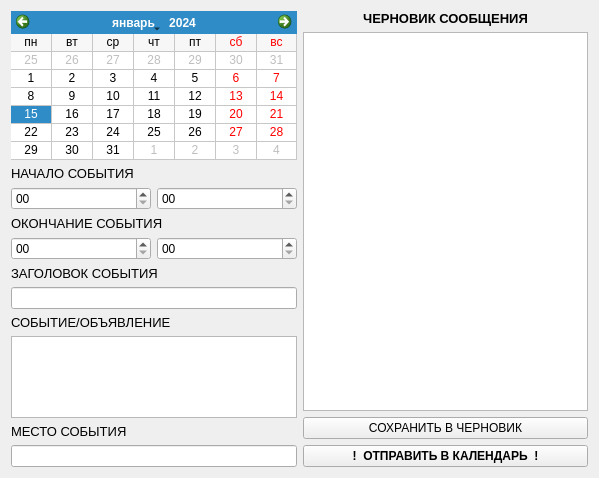
<?xml version="1.0" encoding="UTF-8"?>
<ui version="4.0">
 <class>Form</class>
 <widget class="QWidget" name="Form">
  <property name="geometry">
   <rect>
    <x>0</x>
    <y>0</y>
    <width>599</width>
    <height>478</height>
   </rect>
  </property>
  <property name="windowTitle">
   <string>Добавить СОБЫТИЕ/ОБЪЯВЛЕНИЕ в календарь</string>
  </property>
  <layout class="QGridLayout" name="gridLayout">
   <item row="0" column="0">
    <layout class="QHBoxLayout" name="horizontalLayout">
     <item>
      <layout class="QVBoxLayout" name="verticalLayout_2">
       <item>
        <widget class="QCalendarWidget" name="calendarWidget">
         <property name="locale">
          <locale language="Russian" country="Russia"/>
         </property>
         <property name="firstDayOfWeek">
          <enum>Qt::Monday</enum>
         </property>
         <property name="gridVisible">
          <bool>true</bool>
         </property>
         <property name="verticalHeaderFormat">
          <enum>QCalendarWidget::NoVerticalHeader</enum>
         </property>
        </widget>
       </item>
       <item>
        <widget class="QLabel" name="label_timeEv">
         <property name="font">
          <font>
           <pointsize>10</pointsize>
           <weight>50</weight>
           <bold>false</bold>
          </font>
         </property>
         <property name="locale">
          <locale language="Russian" country="Russia"/>
         </property>
         <property name="text">
          <string>НАЧАЛО СОБЫТИЯ</string>
         </property>
        </widget>
       </item>
       <item>
        <layout class="QHBoxLayout" name="horizontalLayout_2">
         <item>
          <widget class="QTimeEdit" name="timeEdit_hourEv">
           <property name="displayFormat">
            <string>hh</string>
           </property>
          </widget>
         </item>
         <item>
          <widget class="QTimeEdit" name="timeEdit_minEv">
           <property name="displayFormat">
            <string>mm</string>
           </property>
          </widget>
         </item>
        </layout>
       </item>
       <item>
        <widget class="QLabel" name="label_time_end_Ev">
         <property name="font">
          <font>
           <pointsize>10</pointsize>
          </font>
         </property>
         <property name="text">
          <string>ОКОНЧАНИЕ СОБЫТИЯ</string>
         </property>
        </widget>
       </item>
       <item>
        <layout class="QHBoxLayout" name="horizontalLayout_3">
         <item>
          <widget class="QTimeEdit" name="timeEdit_hourEv_end">
           <property name="displayFormat">
            <string>hh</string>
           </property>
          </widget>
         </item>
         <item>
          <widget class="QTimeEdit" name="timeEdit_minEv_end">
           <property name="displayFormat">
            <string>mm</string>
           </property>
          </widget>
         </item>
        </layout>
       </item>
       <item>
        <widget class="QLabel" name="label_titleEv">
         <property name="font">
          <font>
           <pointsize>10</pointsize>
          </font>
         </property>
         <property name="text">
          <string>ЗАГОЛОВОК СОБЫТИЯ</string>
         </property>
        </widget>
       </item>
       <item>
        <widget class="QLineEdit" name="lineEdit_titleEv"/>
       </item>
       <item>
        <widget class="QLabel" name="label_descEv">
         <property name="font">
          <font>
           <pointsize>10</pointsize>
          </font>
         </property>
         <property name="text">
          <string>СОБЫТИЕ/ОБЪЯВЛЕНИЕ</string>
         </property>
        </widget>
       </item>
       <item>
        <widget class="QTextEdit" name="textEdit_descEv"/>
       </item>
       <item>
        <widget class="QLabel" name="label_placeEv">
         <property name="font">
          <font>
           <pointsize>10</pointsize>
          </font>
         </property>
         <property name="text">
          <string>МЕСТО СОБЫТИЯ</string>
         </property>
        </widget>
       </item>
       <item>
        <widget class="QLineEdit" name="lineEdit_placeEv"/>
       </item>
      </layout>
     </item>
     <item>
      <layout class="QVBoxLayout" name="verticalLayout_right">
       <item alignment="Qt::AlignVCenter">
        <widget class="QLabel" name="label_draft">
         <property name="font">
          <font>
           <pointsize>10</pointsize>
           <weight>75</weight>
           <bold>true</bold>
          </font>
         </property>
         <property name="layoutDirection">
          <enum>Qt::LeftToRight</enum>
         </property>
         <property name="text">
          <string>ЧЕРНОВИК СООБЩЕНИЯ</string>
         </property>
         <property name="alignment">
          <set>Qt::AlignCenter</set>
         </property>
        </widget>
       </item>
       <item>
        <widget class="QTextEdit" name="textEdit"/>
       </item>
       <item>
        <widget class="QPushButton" name="pushButton_toDraftEv">
         <property name="font">
          <font>
           <weight>50</weight>
           <bold>false</bold>
          </font>
         </property>
         <property name="locale">
          <locale language="Russian" country="Russia"/>
         </property>
         <property name="text">
          <string>СОХРАНИТЬ В ЧЕРНОВИК</string>
         </property>
        </widget>
       </item>
       <item>
        <widget class="QPushButton" name="pushButton_toCalEv">
         <property name="font">
          <font>
           <weight>75</weight>
           <bold>true</bold>
          </font>
         </property>
         <property name="text">
          <string>!  ОТПРАВИТЬ В КАЛЕНДАРЬ  !</string>
         </property>
        </widget>
       </item>
      </layout>
     </item>
    </layout>
   </item>
  </layout>
 </widget>
 <resources/>
 <connections/>
</ui>
